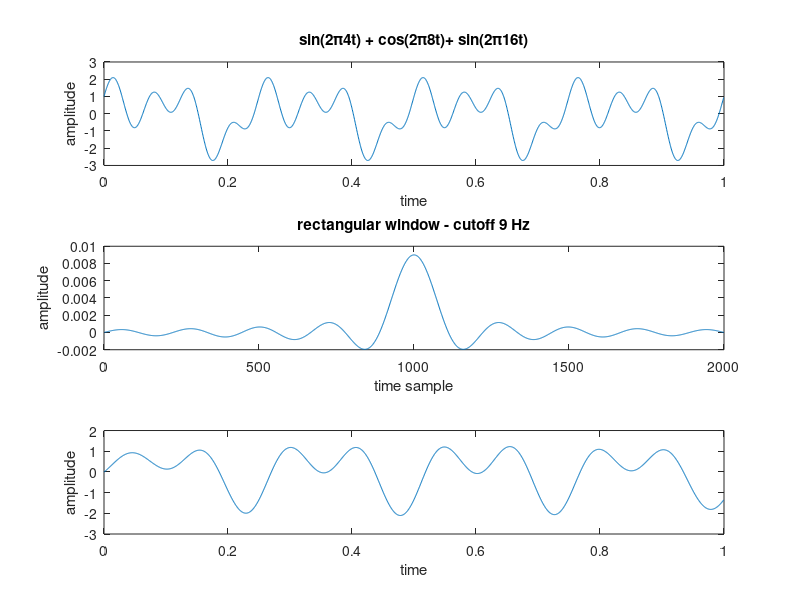

Write the MATLAB code that produced this figure. (Note: this script raises an error after producing the figure.)
%% - RECTANGULAR WINDOW

fs = 2000; %sampling frequency to generate time domain signal
ts = 1/fs;%1/fs; %increment of time
tmeasure = 1; %measured of time
L = tmeasure/ts; %length of signal vector
time = 0 : ts : tmeasure-ts; %time vector

% Signal
y = sin(2.*pi.*4.*time) + cos(2.*pi.*8.*time)+ sin(2.*pi.*16.*time);

%Window
cut_off_freq = 9;% Tunable as desired 
cut_off_ratio = cut_off_freq/(fs/2); %fs/2 is called Nyquist Frequency
w =  cut_off_ratio*sinc(cut_off_ratio*(-(L/2 - 1):L/2)); %exact definition of rectangular window
filtered = conv(y,w);  %linear convolution cuz it's real vector
subset_filtered = filtered(920:2919); %make sure length of filtered signal equals to length of original signal

% Plot 1
figure(1)

subplot(3,1,1)
plot(time,y) %plot original signal
xlabel('time')
ylabel('amplitude')
title('sin(2\pi4t) + cos(2\pi8t)+ sin(2\pi16t)')

subplot(3,1,2)
plot(w) %plot rectangular window
xlabel('time sample')
ylabel('amplitude')
title('rectangular window - cutoff 9 Hz')

subplot(3,1,3)
plot(time,subset_filtered) %plot filtered signal
xlabel('time')
ylabel('amplitude')

suptitle('Signal Denoising by Convolution in Time Domain')

%compute fft for original signal
Fs = fs;
L = length(y);
signal_fft = fft(y,L)/L;
amplitude_signal = 2*abs(signal_fft(1:(L/2+1)));
frequency_signal = Fs/2*linspace(0,1,L/2+1);

% compute fft for rectangular window
Fs = fs;
L = length(y);
window_fft = fft(subset_filtered,L)/L;
amplitude_window = 2*abs(window_fft(1:(L/2+1)));
frequency_window = Fs/2*linspace(0,1,L/2+1);

% compute Hadamard multiplication (element-wise product) between fft's
filtered_fft = signal_fft.*window_fft;
amplitude_filtered_fft =  2*abs(filtered_fft(1:(L/2+1)));
frequency_filtered_fft = Fs/2*linspace(0,1,L/2+1);

%Plot 2
figure(2)

subplot (3,1,1)
plot(frequency_signal,amplitude_signal)

subplot (3,1,2)
stem(frequency_window,amplitude_window)

subplot (3,1,3)
plot(frequency_filtered_fft,amplitude_filtered_fft)

suptitle('Signal Denoising by Element-Wise Product in Frequency Domain')

%% - GAUSSIAN WINDOW  

fs = 2000; %sampling frequency to generate time domain signal
ts = 1/fs;%1/fs; %increment of time
tmeasure = 1; %measured of time
L = tmeasure/ts; %length of signal vector
time = 0 : ts : tmeasure-ts; %time vector

% Signal
y = sin(2.*pi.*4.*time) + cos(2.*pi.*8.*time)+ sin(2.*pi.*16.*time);

%Window
alpha = 10;
order = 2000;
w =  gausswin(order+1,alpha)'; %matlab definition of gaussian window
filtered = conv(y,w);  %linear convolution cuz it's real vector 
subset_filtered = filtered(1000:2999); %make sure length of filtered signal equals to length of original signal

% Plot 1
figure(1)

subplot(3,1,1)
plot(time,y) %plot original signal
xlabel('time')
ylabel('amplitude')
title('sin(2\pi4t) + cos(2\pi8t)+ sin(2\pi16t)')

subplot(3,1,2)
plot(w) %plot rectangular window
xlabel('time sample')
ylabel('amplitude')
title('gaussian window - alpha 10')

subplot(3,1,3)
plot(time,subset_filtered) %plot filtered signal
xlabel('time')
ylabel('amplitude')

suptitle('Signal Denoising by Convolution in Time Domain')

%compute fft for original signal
Fs = fs;
L = length(y);
signal_fft = fft(y,L)/L;
amplitude_signal = 2*abs(signal_fft(1:(L/2+1)));
frequency_signal = Fs/2*linspace(0,1,L/2+1);

% compute fft for rectangular window
Fs = fs;
L = length(y);
window_fft = fft(subset_filtered,L)/L;
amplitude_window = 2*abs(window_fft(1:(L/2+1)));
frequency_window = Fs/2*linspace(0,1,L/2+1);

% compute Hadamard multiplication (element-wise product) between fft's
filtered_fft = signal_fft.*window_fft;
amplitude_filtered_fft =  2*abs(filtered_fft(1:(L/2+1)));
frequency_filtered_fft = Fs/2*linspace(0,1,L/2+1);

%Plot 2
figure(2)

subplot (3,1,1)
plot(frequency_signal,amplitude_signal)

subplot (3,1,2)
stem(frequency_window,amplitude_window)

subplot (3,1,3)
plot(frequency_filtered_fft,amplitude_filtered_fft)

suptitle('Signal Denoising by Element-Wise Product in Frequency Domain')
